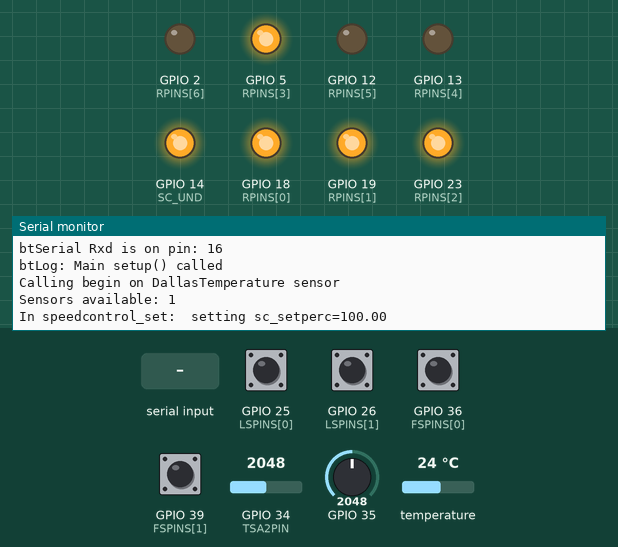
Bench run of a sketch on a simulated ESP32. On the bench: output pins drawn as LEDs (lit = HIGH), the last lines printed to the serial monitor. The test bench sets the inputs (shaded band); at power-on: GPIO 25 (LSPINS[0]), GPIO 26 (LSPINS[1]), GPIO 36 (FSPINS[0]), GPIO 39 (FSPINS[1]) HIGH, temperature 24 °C, GPIO 34 (TSA2PIN) = 2048, GPIO 35 = 2048. Pins used as bus, display or sensor lines are not drawn. At 7.5 s the program restarts the board; the recording ends there.

Above: at 1.2 s.
1.3 s: temperature set to 0 °C
At 2.7 s:
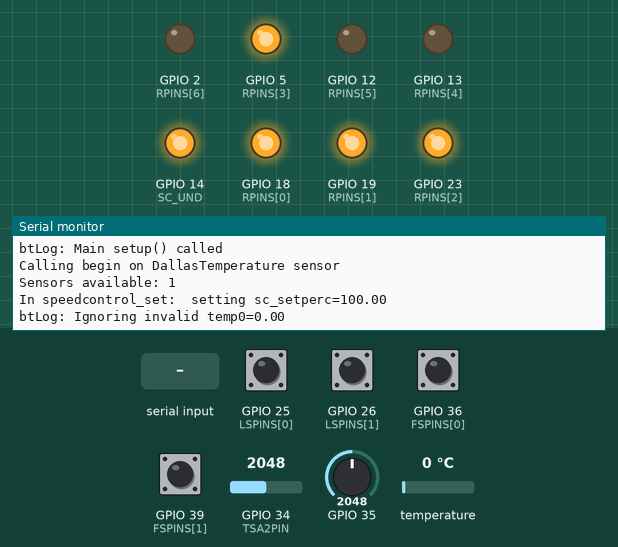
3.5 s: "+\n" received over the second serial link
At 4.3 s:
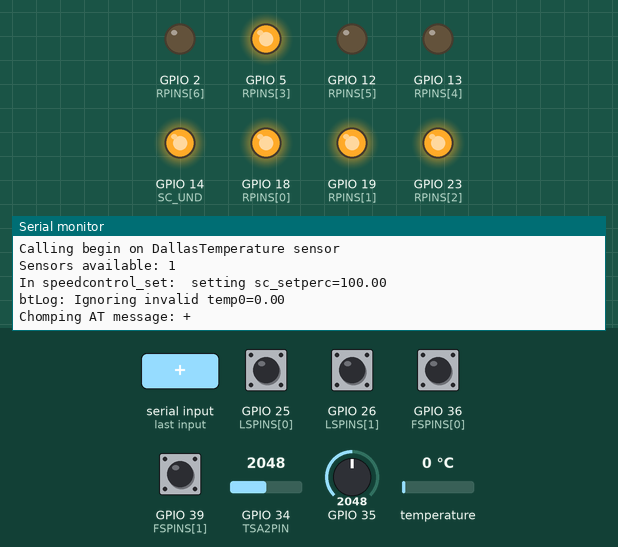
6.0 s: "N\n" received over the second serial link
At 6.5 s:
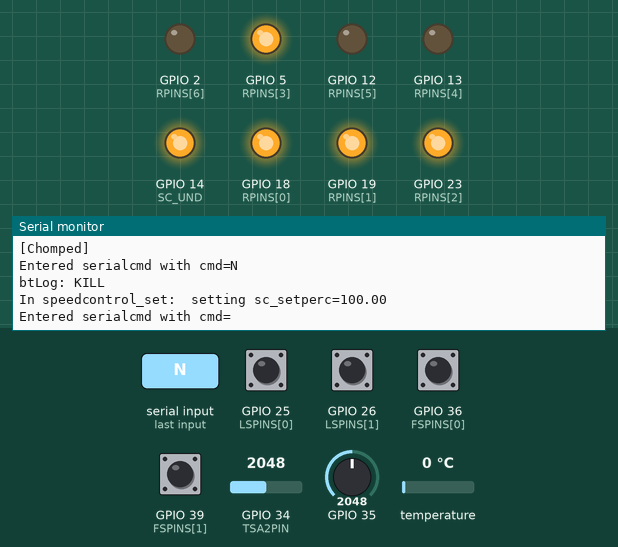

Measured:
- after the input at 1.3 s, the serial monitor: prints a new line after 0.77 s (image 1)
- after the input at 3.5 s, the serial monitor: prints a new line at once (image 2)
- after the input at 6.0 s, the serial monitor: prints a new line at once (image 3)

The sketch:

monsoon_esp4.ino
```cpp
// Fred Nicolls, March 2023


//HardwareSerial btSerial(2);  // pins GPIO16 (U2-Rx), GPIO17 (U2-Tx)
HardwareSerial &btSerial = Serial2;
#define RXD2 16
#define TXD2 17

#include "system.h"
#include "sensors.h"
#include "control.h"
#include "gui.h"


// ----------------------------------------------------------------------
// ----------------------------------------------------------------------
// ----------------------------------------------------------------------
//
//      MAIN
//
// ----------------------------------------------------------------------
// ----------------------------------------------------------------------
// ----------------------------------------------------------------------


// ----------------------------------------------------------------------
//   Main setup and loop
// ----------------------------------------------------------------------

void setup()
{
  //wdt_disable();

  int serialm = 0;
  switch( serialm ) {
    case 0:
      Serial.begin(115200);
      btSerial.begin(9600, SERIAL_8N1, RXD2, TXD2);
      Serial.println("btSerial Txd is on pin: "+String(TXD2));
      Serial.println("btSerial Rxd is on pin: "+String(RXD2));
      break;
  }
  btLog("Main setup() called");

  setup_pins();
  setup_tempsens();
  setup_tempsens1();
  setup_flowsens();
  setup_psens();
  //setup_heatertriac();
  setup_speedcontrol();

  interrupts();

  //wdt_enable(WDTO_2S);     // enable watchdog
}

void loop() {
  //wdt_reset();  // still alive
  report_connblink();

  // Update sensor readings
  loop_tempsens();  // update temperatures (DS18B20)
  loop_tempsens1();  // update temperatures (NTC 10k)
  loop_flowsens();   // update flow sensor values
  loop_psens();  // update pressure sensor value

  // Process command input from bluetooth serial
  loop_btserialcmd();

  // Stuff to run for auto
  //loop_auto();

  // Actuation
  loop_heaters();
  loop_speedcontrol();
  loop_pins();
  if( rpins_changed ) rpins_lastreport = 0;  // force report

  // Timed report
  report_status();

  delay(10);
}


 
```

control.cpp
```cpp
#include "control.h"
#include "system.h"
#include "gui.h"


// ----------------------------------------------------------------------
//   Heaters
// ----------------------------------------------------------------------

// Heaters and corresponding level sensor protection
int htrs_disable = 0;  // override
int htrs_blocked = 0;
unsigned long htrblkd_stime;
int htrs_changed, htrs_tripped;  // check after call to function


void loop_heaters(void)
{
  htrs_changed = htrs_tripped = 0;

  // Safe force all off
  if( htrs_disable ) {
    if( digitalRead(RPINS[5]!=RPINS_ROFF[5]) ) {
      digitalWrite(RPINS[5], RPINS_ROFF[5]);
      htrs_changed = 1;  htrblkd_stime = millis();  htrs_blocked = 1;
    }
  }

  int lshtr = 0;
  if( digitalRead(RPINS[5])!=RPINS_ROFF[5] && digitalRead(LSPINS[lshtr])==LSPINSlv[lshtr] ) {
    btLog("HTR OFF because LEV " + String(lshtr) + " low");
    digitalWrite(RPINS[5], RPINS_ROFF[5]);
    htrs_changed = 1;  htrblkd_stime = millis();  htrs_blocked = 1;
    htrs_tripped = 1;
  }

  // Debounce
  if( htrs_blocked && millis()-htrblkd_stime>3000 ) htrs_blocked = 0;
  if( htrs_blocked ) return;

  // Switch off as required
  if( RPINS_EN[5]==0 ) {
    if( digitalRead(RPINS[5])!=RPINS_ROFF[5] ) {
      btLog("HTR off");
      digitalWrite(RPINS[5], RPINS_ROFF[5]);
      htrs_changed = 1;  htrblkd_stime = millis();  htrs_blocked = 1;
    }
  }

  // Switch on as required
  if( RPINS_EN[5]==1 ) {
    int lshtr = 0;
    if( digitalRead(RPINS[5])==RPINS_ROFF[5] && digitalRead(LSPINS[lshtr])!=LSPINSlv[lshtr] ) {
      digitalWrite(RPINS[5], !RPINS_ROFF[5]);
      btLog("HTR on");
      htrs_changed = 1;  htrblkd_stime = millis();  htrs_blocked = 1;
    }
  }

}


// ----------------------------------------------------------------------
//   Speed control
// ----------------------------------------------------------------------

float sc_setperc;
//float sc_currperc;

//#define SC_DIGIPOT
#define SC_HBRIDGE

// -------------------------------------------
//   Speed control (digipot)
// -------------------------------------------

#ifdef SC_DIGIPOT
int sc_numpos = 128;  // number of resistor states
int sc_currpos;  // current count position
int sc_setpos;  // setpoint position
unsigned int sc_resetcnt;  // if nonzero then resetting

//float sc_Sp = 100;  // speed output percentage

// Change triggered on SC_CLK high->low
hw_timer_t *Timer0_Cfg = NULL;
void IRAM_ATTR Timer0_ISR()
{
  if( digitalRead(SC_CLK)==LOW ) {
    digitalWrite(SC_CLK, HIGH);
    if( sc_resetcnt==0 && sc_currpos==sc_setpos ) timerAlarmDisable(Timer0_Cfg);
    return;
  }

  // Handle reset sequence
  if( sc_resetcnt!=0 ) {
    sc_resetcnt--;
    if( sc_resetcnt==0 ) sc_currpos = sc_numpos - 1;  // top level
    digitalWrite(SC_CLK, LOW);
    return;
  }

  // General
  if( sc_currpos==sc_setpos ) return;
  else if( sc_currpos<sc_setpos ) {
    digitalWrite(SC_UND, HIGH);  sc_currpos++;  digitalWrite(SC_CLK, LOW);
  }
  else if( sc_currpos>sc_setpos ) {
    digitalWrite(SC_UND, LOW);  sc_currpos--;  digitalWrite(SC_CLK, LOW);
  }
}

void speedcontrol_set(int setperc, int resetflag=0)
{
  if( setperc<0 || setperc>100 ) {
    Serial.println("In speedcontrol_set:  setperc out of range (returning)");
    return;
  }
  sc_setperc = setperc;

  sc_setpos = setperc/100.0*(sc_numpos-1);
  if( sc_setpos<0 || sc_setpos>=sc_numpos ) {
    Serial.println("In speedcontrol_set:  setpos out of range");
    return;
  }

  // Reset (restart if currently resetting)
  if( sc_resetcnt!=0 || resetflag ) {
    sc_resetcnt = sc_numpos + 10;
    digitalWrite(SC_UND, HIGH);  // reset to top level
    sc_currpos = -1000;
  }

  Serial.println("In speedcontrol_set:  setting setpos=" + String(sc_setpos));
  timerAlarmEnable(Timer0_Cfg);
}

void setup_speedcontrol(void)
{
  sc_resetcnt = 0;  // if nonzero then resetting
  sc_currpos = -1000;  // only valid if not resetting
  sc_setpos = sc_numpos - 1;

  Timer0_Cfg = timerBegin(0, 8, true);  // 10M tick/s (0.1us) upwards
  timerAttachInterrupt(Timer0_Cfg, &Timer0_ISR, true);
  timerAlarmWrite(Timer0_Cfg, 100, true);  // trigger count (10us)

  // Set value with reset
  speedcontrol_set(sc_numpos-1, 1);
}

unsigned long sc_lastreset = 0;
void loop_speedcontrol(void)
{
  //Serial.println("Speed controller: " + String(sc_Sp));  delay(20);
  if( millis()-sc_lastreset<sc_resetperiod ) return;
  sc_lastreset = millis();

  speedcontrol_set(sc_setpos, 1);  // reset
  Serial.println("Resetting: calling speedcontrol_set(sc_setpos, 1)");
}

#endif


// -------------------------------------------
//   Speed control (hbridge)
// -------------------------------------------

#ifdef SC_HBRIDGE
void speedcontrol_set(int setperc, int resetflag=0)
{
  sc_setperc = setperc;
  if( setperc<0 ) sc_setperc = 0.0;
  if( setperc>100 ) sc_setperc = 100;
  Serial.println("In speedcontrol_set:  setting sc_setperc=" + String(sc_setperc));
}

void setup_speedcontrol(void)
{
  digitalWrite(SC_EN, HIGH);  // I'd like to tie this high and free the pin
  speedcontrol_set(100);
}

void loop_speedcontrol(void)
{
  int pwmval = 255*sc_setperc/100;
  analogWrite(SC_PWM, pwmval);
}

#endif
```

control.h
```cpp
// ----------------------------------------------------------------------
//   Speed control
// ----------------------------------------------------------------------
const int sc_resetperiod = 5000;  // millis
extern float sc_setperc;
void speedcontrol_set(int setperc, int resetflag);
void setup_speedcontrol(void);
void loop_speedcontrol(void);


// ----------------------------------------------------------------------
//   Heaters
// ----------------------------------------------------------------------

//extern float triac_Pp;
//void setup_heatertriac(void);

extern int htrs_disable;
extern int htrs_changed;
void loop_heaters(void);
```

gui.cpp
```cpp
#include "gui.h"
#include "system.h"
#include "sensors.h"
#include "control.h"


// ----------------------------------------------------------------------
//   Serial command input
// ----------------------------------------------------------------------

// Character-based code
void loop_btserialcmd(void)
{
  char inchar;
  char mess1[32], endchar1 = 'K';
  char mess2[32], endchar2 = 10;

  while( btSerial.available()>0 ) {
    inchar = btSerial.read();

    if( inchar == -1 ) {
      btLog("btSerial.read() returned zero bytes");
      break;
    }

    // Greedy chomp AT message
    if( inchar == '+' ) {
      Serial.println("Chomping AT message: +");
      int bytesread = btSerial.readBytesUntil(endchar1, mess1, 30);
      mess1[bytesread] = endchar1;  mess1[bytesread + 1] = '\0';
      Serial.print(mess1);
      bytesread = btSerial.readBytesUntil(endchar2, mess2, 30);
      mess2[bytesread] = endchar2;  mess2[bytesread + 1] = '\0';
      Serial.print(mess2);  Serial.println("[Chomped]");
      break;
    }

    // Else execute command
    serialcmd(inchar);
  }
}

// Commands
// N kill; f-m power relays 1-8; F-M valve relays 1-8; U-V temp setpoint up/down
// S next next state; Y advance next state; P pause heaters
// A/a heater U/D; B/b speed U/D
void serialcmd(char cmd)
{
  Serial.print("Entered serialcmd with cmd=");  Serial.println(cmd);

  // Kill
  if( cmd == 'N' ) {
    btLog("KILL");
    setup_pins();
    setup_flowsens();
    setup_psens();
    setup_speedcontrol();
    interrupts();

    //auto_switchstate(STATE_OFF);  //auto_state = STATE_OFF;
    report_status();
  }

  // Software reset (restart)
  if( cmd == 'R') {
    btLog("RESET");
    ESP.restart();
  }

  // Relays (manual)
  if ( cmd >= 'f' && cmd <= 'l' ) {
    int rno = int(cmd) - int('f');  //Serial.println(rno);
    //rpinsv_get();
    //btLog("Before:  RPINS_EN[" + String(rno) + "] = " + String(RPINS_EN[rno]));
    RPINS_EN[rno] = !RPINS_EN[rno];
    //btLog("After:  RPINS_EN[" + String(rno) + "] = " + String(RPINS_EN[rno]));
  }

  // Speed control
  int setperc;
  if ( cmd == 'B' || cmd == 'b') {
    if( cmd=='B') {
      setperc = sc_setperc + 10;
      btLog("Calling speedcontrol_set(" + String(setperc) + ", false)");
      speedcontrol_set(setperc, false);
    } else {
      setperc = sc_setperc - 10;
      btLog("Calling speedcontrol_set(" + String(setperc) + ", false)");
      speedcontrol_set(setperc, false);
    }
  }

  report_status();
}


// ----------------------------------------------------------------------
//   GUI reporting
// ----------------------------------------------------------------------

// j alive light; i power relay; I valve relay; q flow sense; Q level sense; L log window
// w restarts; M temp graphs; N flow graphs
// t temp setpoint; S beep; n next state; s current state and substate

// Flashing light to indicate bluetooth connection
unsigned long connind_lastupdate = 0;
unsigned long connind_period = 750;
int connind_state = 0;
void report_connblink()
{
  String rcmd = "*jR0G0B0*";
  String gcmd = "*jR255G255B0*";

  if( millis()-connind_lastupdate>=connind_period ) {
    connind_lastupdate = millis();
    connind_state = !connind_state;
    if( connind_state ) btSerial.println(rcmd);
    else btSerial.println(gcmd);
  }
}

void btLog(String mess)
{
  static String lastmess;
  if( mess==lastmess ) return;

  Serial.println("btLog: " + mess);
  btSerial.print("*L" + mess + "\n" + "*");
  lastmess = mess;
}

// Report relay pin outputs
unsigned long rpins_lastreport = 0;
unsigned long rpins_period = 500;
void report_rpins()
{
  String mstr = "*i";
  for( int i=0; i<7; i++ ) {
    if( digitalRead(RPINS[i])==RPINS_ROFF[i] ) mstr += "0";
    else mstr += "1";
  }
  mstr += "*";
  btSerial.println(mstr);  //Serial.println(mstr0);

  mstr = "*k";
  if( RPINS_EN[4]==RPINS_ROFF[4]) mstr += "0";
  else mstr += "1";
  if( RPINS_EN[5]==RPINS_ROFF[5]) mstr += "0";
  else mstr += "1";
  mstr += "*";
  btSerial.println(mstr);  //Serial.println(mstr0);

  rpins_lastreport = millis();
}


// Report temperature
unsigned long tsvals_lastreport = 0;
unsigned long tsvals_period = 500;
unsigned long tsready_lastbeep = 0;
unsigned long tsready_beepperiod = 5000;
void report_tsvals()
{
  String mstr = "*M";
  mstr += String(temp0) + "," + String(temp1) + "*";
  btSerial.println(mstr);  //Serial.println(mstr);

  mstr = "*t";
  mstr += String(temp_setpoint) + "*";
  btSerial.println(mstr);

//   if( auto_state==STATE_WARM && temp0>temp_setpoint && millis()-tsready_lastbeep>=tsready_beepperiod ) {
  if( temp0>temp_setpoint && millis()-tsready_lastbeep>=tsready_beepperiod ) {
    mstr = "*S*";
    btSerial.println(mstr);
    tsready_lastbeep = millis();
  }

  tsvals_lastreport = millis();
}

// Report analog flow sensor values
unsigned long fsvals_lastreport = 0;
unsigned long fsvals_period = 500;
void report_fsvals()
{
  String mstr = "*N";
  mstr += String(flow_lpm0) + "," + String(flow_lpm1);
  mstr += "*";
  btSerial.println(mstr);  //Serial.println(mstr);

  mstr = "*q";
  if( flow_lasts0 == 0 ) mstr += 0;
  else mstr += 1;
  if( flow_lasts1 == 0 ) mstr += 0;
  else mstr += 1;
  mstr += "*";
  btSerial.println(mstr);  //Serial.println(mstr);

  fsvals_lastreport = millis();
}


// Report levels
unsigned long lsvals_lastreport = 0;
unsigned long lsvals_period = 500;
void report_lsvals(void)
{
  String mstr = "*Q";
  for( int i=0; i<2; i++ ) {
    if( digitalRead(LSPINS[i])==LSPINSlv[i] ) mstr += "0";
    else mstr += "1";
  }
  mstr += "*";
  btSerial.println(mstr);  //Serial.println(mstr);

  lsvals_lastreport = millis();
}


// Report pressure
unsigned long psval_lastreport = 0;
unsigned long psval_period = 1000;
void report_psvals(void)
{
  String mstr = "*P";
  mstr += String(psens0,1);
  mstr += "*";
  btSerial.println(mstr);  //Serial.println(mstr);

  psval_lastreport = millis();
}


// Report all
void report_status(void)
{
  if( millis()-rpins_lastreport>=rpins_period ) report_rpins();
  if( millis()-tsvals_lastreport>=tsvals_period ) report_tsvals();
  if( millis()-fsvals_lastreport>=fsvals_period ) report_fsvals();
  if( millis()-lsvals_lastreport>=lsvals_period ) report_lsvals();
  if( millis()-psval_lastreport>=psval_period ) report_psvals();
  //if( millis()-state_lastreport>=state_period ) report_state();
  //if( millis()-progstat_lastreport>=progstat_period ) report_progstat();
  //if( millis()-debugstat_lastreport>=debugstat_period ) report_debugstat();
}
```

gui.h
```cpp
#include "Arduino.h"

extern HardwareSerial &btSerial;

extern unsigned long rpins_lastreport;

void serialcmd(char cmd);
void loop_btserialcmd(void);
void report_connblink();
void btLog(String mess);
void report_status(void);
void report_tsvals(void);
//void report_state(void);
```

sensors.h
```cpp
#pragma once

// ----------------------------------------------------------------------
//   Temperature sensing
// ----------------------------------------------------------------------

const int temp_measureperiod = 1000;  // millis

extern float temp0;  // last measured temperature (DS18B20)
extern float temp1;  // last measured temperature (NTC 10k)
extern float temp_setpoint;

// ----------------------------------------------------------------------
//   Temperature sensing (onewire DS18B20)
// ----------------------------------------------------------------------

void setup_tempsens(void);
void loop_tempsens(void);

// ----------------------------------------------------------------------
//   Temperature sensing (NTC 10k)
// ----------------------------------------------------------------------

void setup_tempsens1(void);
void loop_tempsens1(void);

// ----------------------------------------------------------------------
//   Flow sensing
// ----------------------------------------------------------------------

const int flow_measureperiod = 1000;  // millis

extern int flow_lasts0, flow_lasts1;
extern unsigned long flow_lastch0, flow_lastch1;
extern float flow_lpm0, flow_lpm1;
void setup_flowsens(void);
void loop_flowsens(void);


// ----------------------------------------------------------------------
//   Pressure sensing
// ----------------------------------------------------------------------

const int psens_measureperiod = 1000;  // millis

extern float psens0;  // last measured pressure (kPa)
void setup_psens(void);
void loop_psens(void);
```

system.cpp
```cpp
#include "system.h"

//byte nwresets;  // number of warm restarts
//int RPINS0_EN[8], RPINS1_EN[8];  // target values
//int rpins_changed;

int RPINS_EN[6];  // target values
int rpins_changed;

void setup_pins()
{
  // Digital outputs for relays off
  for( int i=0; i<7; i++ ) {
    pinMode(RPINS[i], OUTPUT);
    RPINS_EN[i] = 0;
    digitalWrite(RPINS[i], RPINS_ROFF[i]);
  }
  rpins_changed = 0;

  // Digital inputs for flow sensors
  for( int i=0; i<2; i++ ) pinMode(FSPINS[i], INPUT_PULLUP);

  // Level sensors
  for( int i=0; i<2; i++ ) pinMode(LSPINS[i], INPUT_PULLUP);

  // Temperature setup on TSAPIN handled by onewire
  // Temperature setup on TSA2PIN set up by analogRead

//   // Heater triac
//   pinMode(TRIAC_ZERO, INPUT);  // zero crossing detection (interrupt)
//   pinMode(TRIAC_SCR, OUTPUT);  // triac gate control

  // Speed controller (BEWARE:  pins are duplicated below)
  pinMode(SC_UND, OUTPUT);  // pigipot direction
  pinMode(SC_CLK, OUTPUT);  // pigipot pulse increment/decrement
  pinMode(SC_EN, OUTPUT);  // hbridge enable
  pinMode(SC_PWM, OUTPUT);  // hbridge PWM output value

//   // Reset sense pin
//   pinMode(RSTSENS, INPUT);
}


void loop_pins()
{
  rpins_changed = 0;  // will be nonzero on return if any pin changed

  // Make relays follow command input
  for( int i=0; i<7; i++ ) {
    if( digitalRead(RPINS[i])==RPINS_ROFF[i] & RPINS_EN[i]==1 ) {
      digitalWrite(RPINS[i], !RPINS_ROFF[i]);
      rpins_changed = 1;
    }
    if( digitalRead(RPINS[i])==!RPINS_ROFF[i] & RPINS_EN[i]==0 ) {
      digitalWrite(RPINS[i], RPINS_ROFF[i]);
      rpins_changed = 1;
    }
  }
}
```

Source omitted: sensors.cpp (7724 bytes), system.h (1600 bytes)
